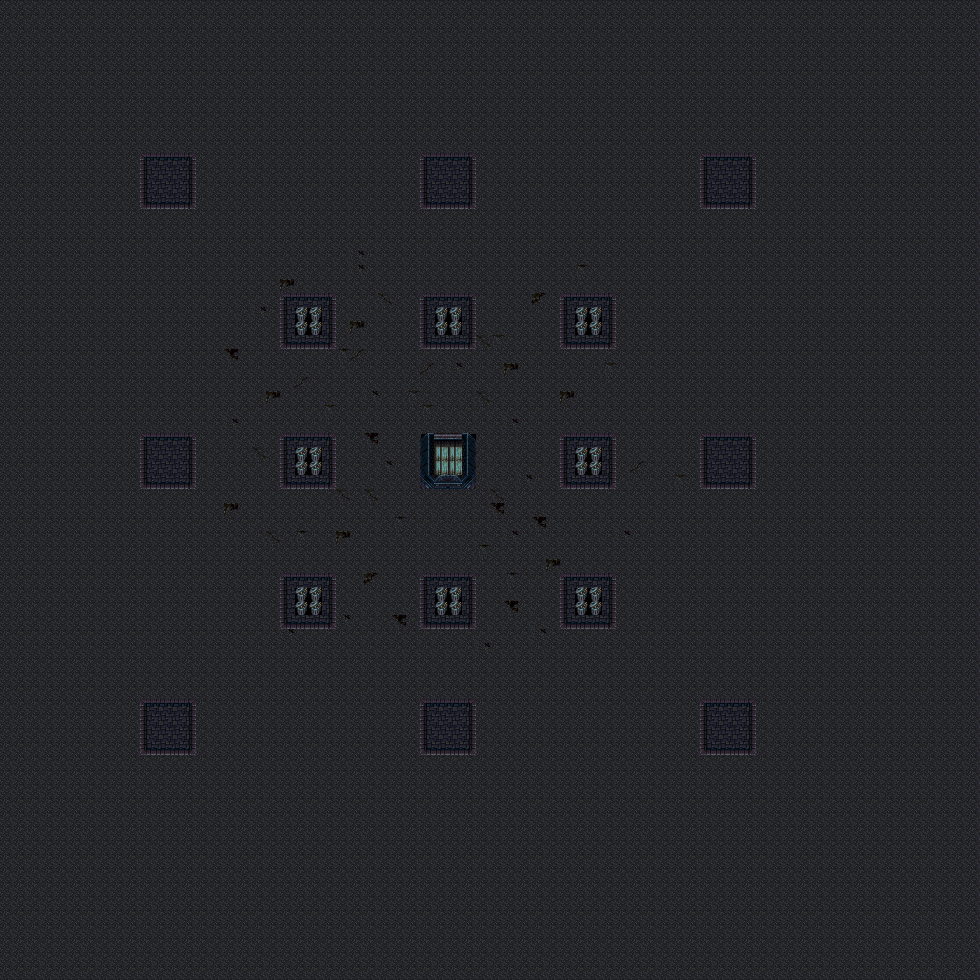

This game map was drawn from its Tiled (.tmx) file and the tilesets committed beside it. A one-line description and the trimmed map source follow:
An orthogonal 70x70 tile map with 14x14 px tiles, 2 tile layers (Background, Graphics) and 9 objects (Pillar_W, Pillar_N, Pillar_E, Pillar_S, Pillar_NE, ...).

<map version="1.0" orientation="orthogonal" renderorder="right-down" width="70" height="70" tilewidth="14" tileheight="14" nextobjectid="43">
 <tileset firstgid="1" name="ff6MapTileZozo" tilewidth="15" tileheight="15" spacing="1" margin="1" tilecount="256" columns="16">
  <image source="ff6MapTileZozo.png" width="256" height="256" />
 </tileset>
 <layer name="Background" width="70" height="70">
  <data>[4900 cells, 4900 non-empty, 30 distinct tile ids]</data>
 </layer>
 <layer name="Graphics" width="70" height="70">
  <data>[4900 cells, 0 non-empty, 0 distinct tile ids]</data>
 </layer>
 <objectgroup name="Pillar">
  <object id="2" name="Pillar_W" x="294.333" y="448" width="28" height="28" />
  <object id="3" name="Pillar_N" x="435.333" y="308.333" width="28" height="28" />
  <object id="4" name="Pillar_E" x="575" y="448.333" width="28" height="28" />
  <object id="5" name="Pillar_S" x="434.333" y="587.333" width="28" height="28" />
  <object id="34" name="Pillar_NE" x="574.667" y="307.333" width="27.3333" height="28" />
  <object id="37" name="Pillar_NW" x="295.333" y="307.333" width="27.3333" height="29.3333" />
  <object id="38" name="Pillar_SW" x="295" y="587.666" width="26" height="28" />
  <object id="39" name="Pillar_SE" x="575.667" y="587.333" width="25.3333" height="28" />
 </objectgroup>
 <objectgroup name="Core">
  <object id="30" x="422.5" y="434" width="52.5" height="56" />
 </objectgroup>
</map>
